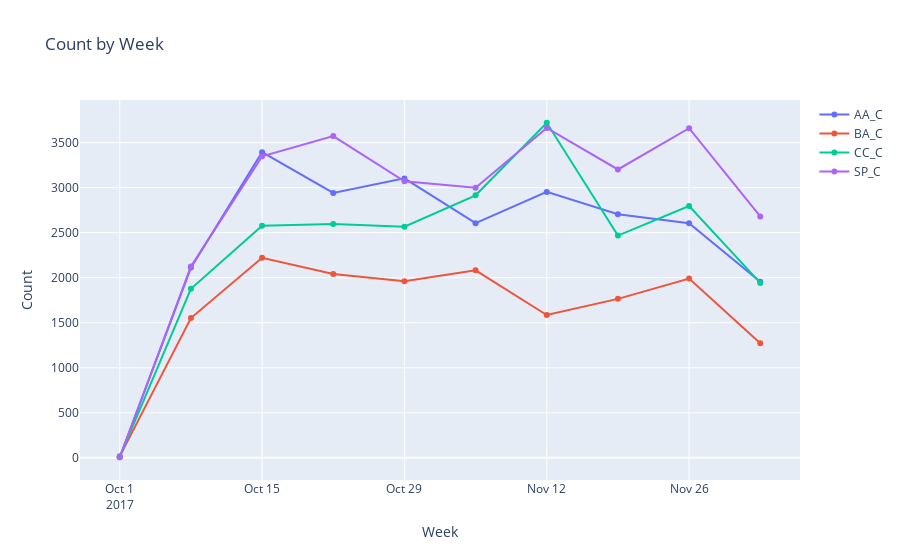

Here is the notebook cell this chart was saved with:
### Markdown cell above
## 2.3 Explore and compare the (sub-)corpora

### **Timelines** for comparing multiple corpora

### Code cell
# corpora.viz.timelines(['AA_C', 'BA_C', 'CC_C', 'SP_C'], 'created_at', freq='1D')
# corpora.viz.timelines(['AA_C', 'BA_C', 'CC_C', 'SP_C'], 'created_at', freq='1D', meta_name='conversation')
corpora.viz.timelines(['AA_C', 'BA_C', 'CC_C', 'SP_C'], 'created_at', freq='1W', meta_name='author_id')

### Figure 1 — Plotly figure (JSON) as saved in the notebook; plotly's stock layout.template omitted (floating-point values rounded to 4 significant figures)
{"data": [{"name": "AA_C", "showlegend": true, "type": "scatter", "x": ["2017-10-01T00:00:00", "2017-10-08T00:00:00", "2017-10-15T00:00:00", "2017-10-22T00:00:00", "2017-10-29T00:00:00", "2017-11-05T00:00:00", "2017-11-12T00:00:00", "2017-11-19T00:00:00", "2017-11-26T00:00:00", "2017-12-03T00:00:00"], "y": [6, 2112, 3394, 2941, 3103, 2606, 2953, 2704, 2604, 1955]}, {"name": "BA_C", "showlegend": true, "type": "scatter", "x": ["2017-10-01T00:00:00", "2017-10-08T00:00:00", "2017-10-15T00:00:00", "2017-10-22T00:00:00", "2017-10-29T00:00:00", "2017-11-05T00:00:00", "2017-11-12T00:00:00", "2017-11-19T00:00:00", "2017-11-26T00:00:00", "2017-12-03T00:00:00"], "y": [16, 1552, 2221, 2041, 1960, 2082, 1586, 1765, 1990, 1273]}, {"name": "CC_C", "showlegend": true, "type": "scatter", "x": ["2017-10-01T00:00:00", "2017-10-08T00:00:00", "2017-10-15T00:00:00", "2017-10-22T00:00:00", "2017-10-29T00:00:00", "2017-11-05T00:00:00", "2017-11-12T00:00:00", "2017-11-19T00:00:00", "2017-11-26T00:00:00", "2017-12-03T00:00:00"], "y": [10, 1877, 2578, 2597, 2566, 2915, 3721, 2468, 2796, 1942]}, {"name": "SP_C", "showlegend": true, "type": "scatter", "x": ["2017-10-01T00:00:00", "2017-10-08T00:00:00", "2017-10-15T00:00:00", "2017-10-22T00:00:00", "2017-10-29T00:00:00", "2017-11-05T00:00:00", "2017-11-12T00:00:00", "2017-11-19T00:00:00", "2017-11-26T00:00:00", "2017-12-03T00:00:00"], "y": [6, 2125, 3348, 3573, 3070, 2999, 3664, 3202, 3660, 2680]}], "layout": {"autosize": true, "title": {"text": "Count by Week"}, "xaxis": {"autorange": true, "range": ["2017-09-27 02:03:07.5888", "2017-12-06 21:56:52.4112"], "title": {"text": "Week"}, "type": "date"}, "yaxis": {"autorange": true, "range": [-300.6, 4028.0], "title": {"text": "Count"}, "type": "linear"}}}
